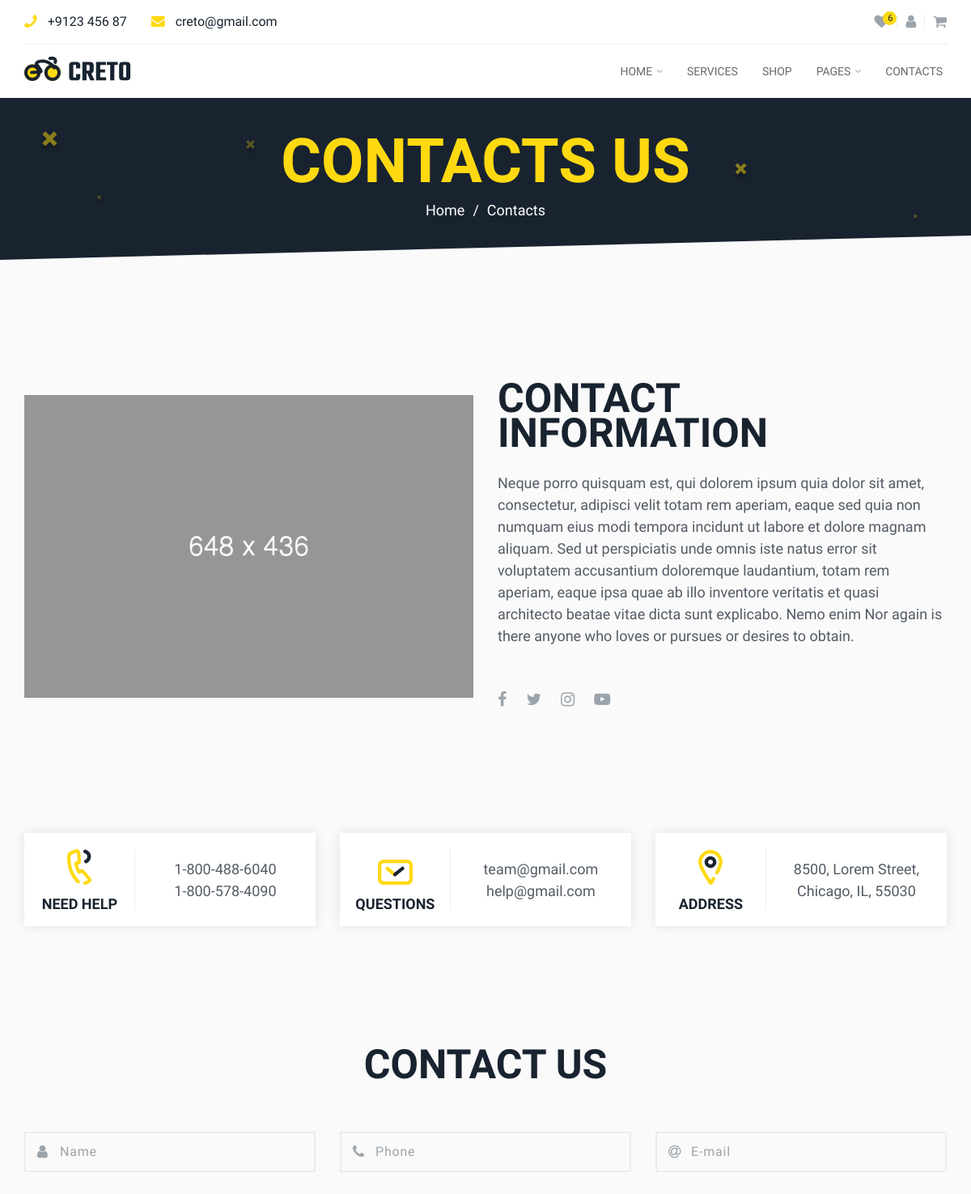
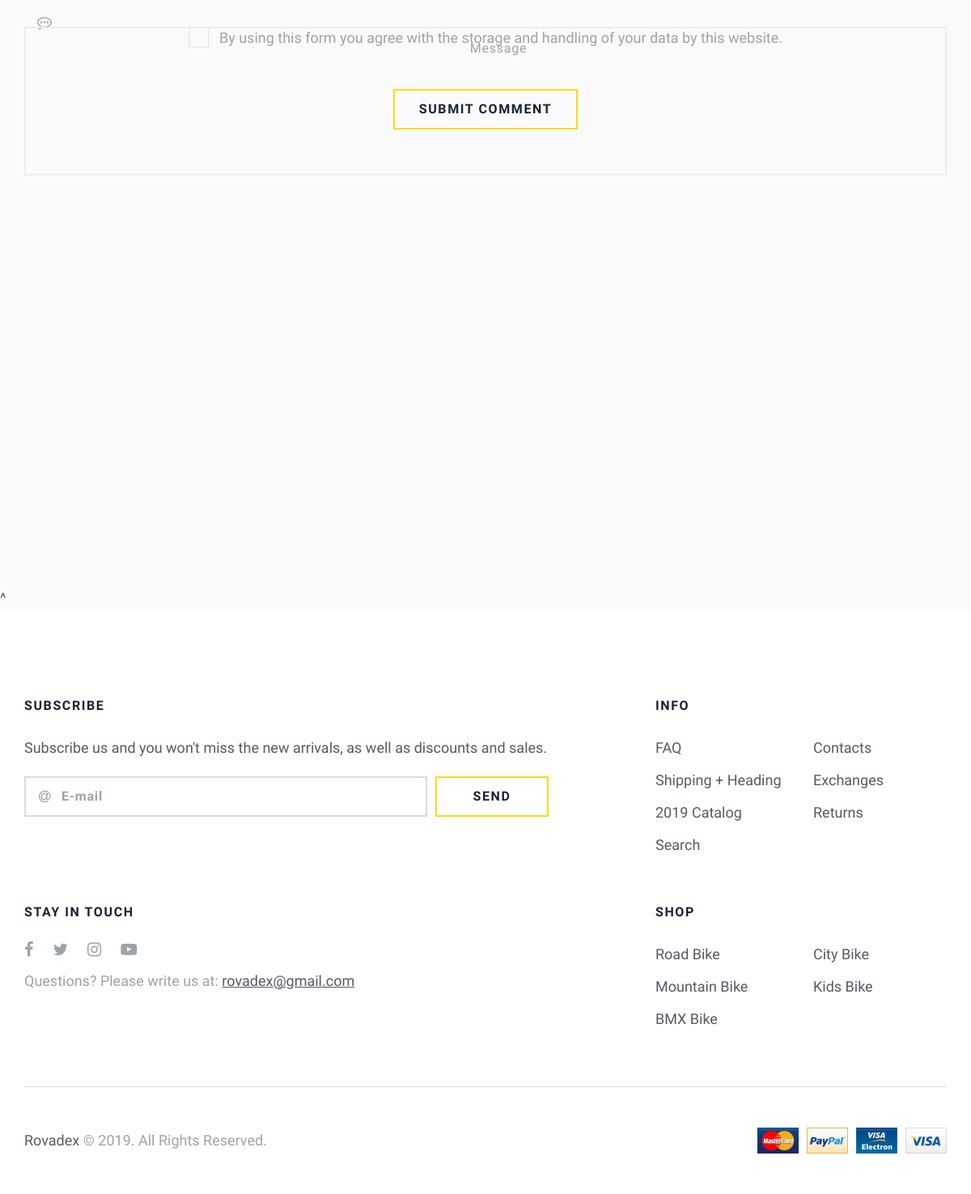
The app's page /contact with its own data (2 pictures, top to bottom).
### website/models.py (models this page shows, shortened)
class Presentation(models.Model):
    image = models.ImageField(upload_to="images/Presentation")
    titre = models.CharField(max_length=255)
    description = models.TextField()
    date_add = models.DateTimeField(auto_now_add=True)
    date_update = models.DateTimeField(auto_now=True)
    status = models.BooleanField(default=True)
    class Meta():
        verbose_name = 'Presentation'
        verbose_name_plural = 'Presentations'

### website/views.py (the view)
# urls.py: path('contact', views.contact, name='contact'),
def contact(request):
    presentation = Presentation.objects.filter(status=False).last
    social = SocialAccount.objects.filter(status=True)[:4]
    contact_form = ContactForm(request.POST or None)
    if request.method == 'POST':
        if contact_form.is_valid():
            contact_form.save()
            contact_form = ContactForm()
    data = {
        'presentation' : presentation,
        'social' : social,
        'contact_form': contact_form
    }
    return render(request, 'pages/contacts.html', data)

### website/forms.py
class ContactForm(forms.ModelForm):
    nom = forms.CharField(widget=forms.TextInput(attrs={
        'class': 'form-control',
        'placeholder': 'Name',
    }))
    tel = forms.CharField(widget=forms.TextInput(attrs={
        'class': 'form-control',
        'placeholder': 'Phone',
    }))
    email = forms.CharField(widget=forms.EmailInput(attrs={
        'class': 'form-control',
        'placeholder': 'E-mail',
    }))
    message = forms.CharField(widget=forms.Textarea(attrs={
        'class': 'form-control w-100',
        'placeholder': 'Message',
        'id': 'message',
        'cols': '30',
        'rows': '9',
    }))
    class Meta:
        model = Contact
        fields = ['message', 'nom', 'email', 'tel']

### templates/pages/contacts.html (shortened to what this page needs)
{% extends 'bases/base.html'  %}
{% load static %}
 {% block content%}
	<section class="s-header-title">
		<div class="container">
			<h1>Contacts Us</h1>
			<ul class="breadcrambs">
				<li><a href="{% url 'index' %}">Home</a></li>
				<li>Contacts</li>
			</ul>
		</div>
	</section>
	<section class="contacts-top">
		<div class="container">
			<div class="row contact-top-cover">
				<div class="col-12 col-lg-6 contact-img">
					<img src="{{ presentation.image.url }}" alt="img">
				</div>
				<div class="col-12 col-lg-6 contact-info">
					<h2 class="title">{{ presentation.titre}}</h2>
					<p>{{ presentation.description }}</p>
					<ul class="social-list">
						<li><a target="_blank" href="https://www.facebook.com/rovadex"><i class="fa fa-facebook" aria-hidden="true"></i></a></li>
						<li><a target="_blank" href="https://twitter.com/RovadexStudio"><i class="fa fa-twitter" aria-hidden="true"></i></a></li>
						<li><a target="_blank" href="https://www.instagram.com/rovadex"><i class="fa fa-instagram" aria-hidden="true"></i></a></li>
						<li><a target="_blank" href="https://www.youtube.com"><i class="fa fa-youtube-play" aria-hidden="true"></i></a></li>
					</ul>
				</div>
			</div>
		</div>
	</section>
	<section class="s-contacts-block">
		<div class="container">
			<div class="row contacts-block">
				<div class="col-12 col-md-4">
					<div class="contact-block-item">
						<div class="contact-block-left">
							<img src="{% static 'assets/img/cont-icon-1.svg' %}" alt="img">
							<h6>need help</h6>
						</div>
						<div class="contact-block-right">
							<ul>
								<li><a href="tel:18004886040">1-800-488-6040</a></li>
								<li><a href="tel:18005784090">1-800-578-4090</a></li>
							</ul>
						</div>
					</div>
				</div>
				<div class="col-12 col-md-4">
					<div class="contact-block-item">
						<div class="contact-block-left">
							<img src="{% static 'assets/img/cont-icon-2.svg' %}" alt="img">
							<h6>questions</h6>
						</div>
						<div class="contact-block-right">
							<ul>
								<li><a href="mailto:team@gmail.com">team@gmail.com</a></li>
								<li><a href="mailto:help@gmail.com">help@gmail.com</a></li>
							</ul>
						</div>
					</div>
				</div>
				<div class="col-12 col-md-4">
					<div class="contact-block-item">
						<div class="contact-block-left">
							<img src="{% static 'assets/img/cont-icon-3.svg' %}" alt="img">
							<h6>address</h6>
						</div>
						<div class="contact-block-right">
							<ul>
								<li><a class="item-scroll" href="#map">8500, Lorem Street, Chicago, IL, 55030</a></li>
							</ul>
						</div>
					</div>
				</div>
			</div>
		</div>
	</section>
	<section class="s-contacts page-contacts">
		<div class="container s-anim">
			<h2 class="title">Contact us</h2>
			<form id='contactform contact_form' action="{% url 'contact' %}" name="contactform" method="POST">
				<ul class="form-cover">
					<li class="inp-name">{{ contact_form.nom }}</li>
					<li class="inp-phone">{{ contact_form.tel }}</li>
					<li class="inp-email">{{ contact_form.email }}</li>
					<li class="inp-text">{{ contact_form.message }}</li>
				</ul>
				<div class="checkbox-wrap">
					<div class="checkbox-cover">
						<p>By using this form you agree with the storage and handling of your data by this website.</p>
					</div>
				</div>
				<div class="btn-form-cover">
					<button id="#submit" type="submit" class="btn"><span>submit comment</span></button>
				</div>
			</form>
		</div>
	</section>
	<section class="s-map">
		<div id="map" class="cont-map google-map"></div>^
	</section>
	{% endblock content %}

### records on screen
Presentation: image (picture), titre "CONTACT INFORMATION", description "Neque porro quisquam est, qui dolorem ipsum quia dolor sit amet, consectetur, adipisci velit totam rem aperiam, eaque sed quia non numquam eius modi tempora incidunt ut labore et dolore magnam aliquam. Sed ut perspiciatis unde omnis iste natus error sit voluptatem accusantium doloremque laudantium, totam rem aperiam, eaque ipsa quae ab illo inventore veritatis et quasi architecto beatae vitae dicta sunt explicabo. Nemo enim Nor again is there anyone who loves or pursues or desires to obtain."
